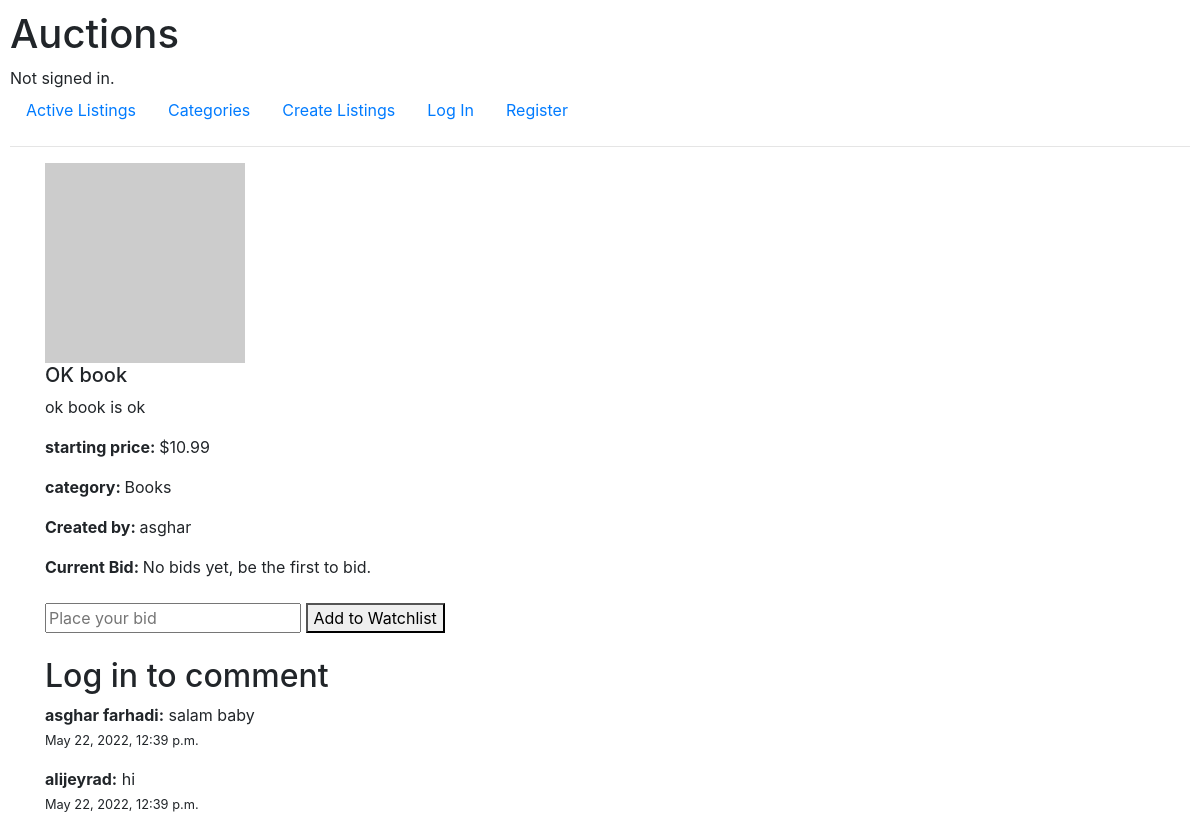
Page /listing/5 on the committed database.
### auctions/models.py (models this page shows, shortened)
class Listing(models.Model):
    title = models.CharField(max_length=255)
    description = models.TextField()
    starting_bid = models.FloatField(default=0)
    image_url = models.URLField(blank=True)
    active = models.BooleanField(default=True)
    created_date = models.DateTimeField(auto_now_add=True)
    owner = models.ForeignKey(User, on_delete=models.SET_NULL, null=True, related_name="owner")
    category = models.ForeignKey(Category, on_delete=models.SET_NULL, null=True)

class Category(models.Model):
    title = models.CharField(max_length=255)
    def __str__(self):
        return f"{self.title}"

class User(AbstractUser):
    watchlist = models.ManyToManyField('Listing', related_name='watchlist', blank=True)
    def __str__(self):
        return f"{self.username}"

class Comment(models.Model):
    text = models.CharField(max_length=255)
    time_added = models.DateTimeField(auto_now_add=True)
    writer = models.ForeignKey(User, on_delete=models.CASCADE)
    for_listing = models.ForeignKey(Listing, on_delete=models.CASCADE)

### auctions/views.py (the view)
# urls.py: path("listing/<int:id>", views.listing, name="listing"),
def listing(request, id):
    if request.method == "POST":
        listing = Listing.objects.get(id = id)
        latest_bid = Bid.objects.all().filter(for_listing=listing.id).order_by('-time_added')
        bid = request.POST["bid"]
        if float(bid) > float(latest_bid[0].bid):
            user = User.objects.get(id = request.user.id)
            new_bid = Bid.objects.create(
                bid = bid,
                bidder = user,
                for_listing = listing
            )
            new_bid.save()
            user.watchlist.add(listing)
            user.save()
            return render(request, "auctions/listing.html", {
                'listing': listing,
                'message': 'Submitted Successfully',
                'latest_bid': latest_bid[0] if latest_bid else None,
            })
        else:
            return render(request, "auctions/listing.html", {
                'listing': listing,
                'message': 'You have to bid higher!',
                'latest_bid': latest_bid[0] if latest_bid else None,
            })
    else:
        listing = Listing.objects.get(id=id)
        comments = Comment.objects.all().filter(for_listing=listing).order_by('-time_added')
        latest_bid = Bid.objects.all().filter(for_listing=listing.id).order_by('-time_added')
        return render(request, "auctions/listing.html", {
            'listing': listing,
            'latest_bid': latest_bid[0] if latest_bid else None,
            'comments': comments
        })

### auctions/templates/auctions/listing.html (shortened to what this page needs)
{% extends "auctions/layout.html" %}
{% block body %}
  <div class="container listing">
    <div class="image">
        <img src="{{listing.image_url}}" alt="{{listing.title}}">
    </div>
    <div class="info">
        <h5>
          {{listing.title}}
        </h5>
        <p>{{listing.description}}</p>
        <p> <strong>starting price: </strong>${{listing.starting_bid}}</p>
        <p><strong>category: </strong>{{listing.category}}</p>
        <p><strong>Created by: </strong>{{listing.owner}}</p>
    </div>
  </div>
  <div class="container bidding">
    {% if latest_bid %}
      <strong>Current Bid: </strong>${{latest_bid.bid}} by {{latest_bid.bidder}}
      {% else %}
      <strong>Current Bid: </strong>No bids yet, be the first to bid.
    {% endif %}
    <form class="bid" action="{% url 'listing' listing.id %}" method="post">
      <br>
      <input type="number" step="0.1" min=0 name="bid" placeholder="Place your bid">
      <button type="submit">Add to Watchlist</button>
    </form>
  </div>
  <div class="container comments">
    <br>
    {% if user.is_authenticated %}
    <form action="{% url 'comment' listing.id %}" method="post" class="commentForm">
      {% csrf_token %}
      <textarea name="comment" cols="30" rows="3" placeholder="Comment here"></textarea>
      <button type="submit">Comment</button>
    </form>
      {% else %}
      <h2>Log in to comment</h2>
    {% endif %}
    {% for comment in comments %}
      <div class="singleComment">
        <strong>{{comment.writer}}:</strong>
        <span>{{comment.text}}</span>
        <p><small>{{comment.time_added}}</small></p>
      </div>
      {% empty %}
      No comments for this listing
    {% endfor %}
  </div>
{% endblock body %}

### auctions/static/auctions/styles.css (style rules this page uses)
body { padding: 10px; }

### rows in the picture
Listing: title "OK book", description "ok book is ok", starting_bid "10.99", category "Books", owner "asghar"
Comment: writer "asghar farhadi", text "salam baby", time_added "May 22, 2022, 12:39 p.m."
Comment: writer "alijeyrad", text "hi", time_added "May 22, 2022, 12:39 p.m."
